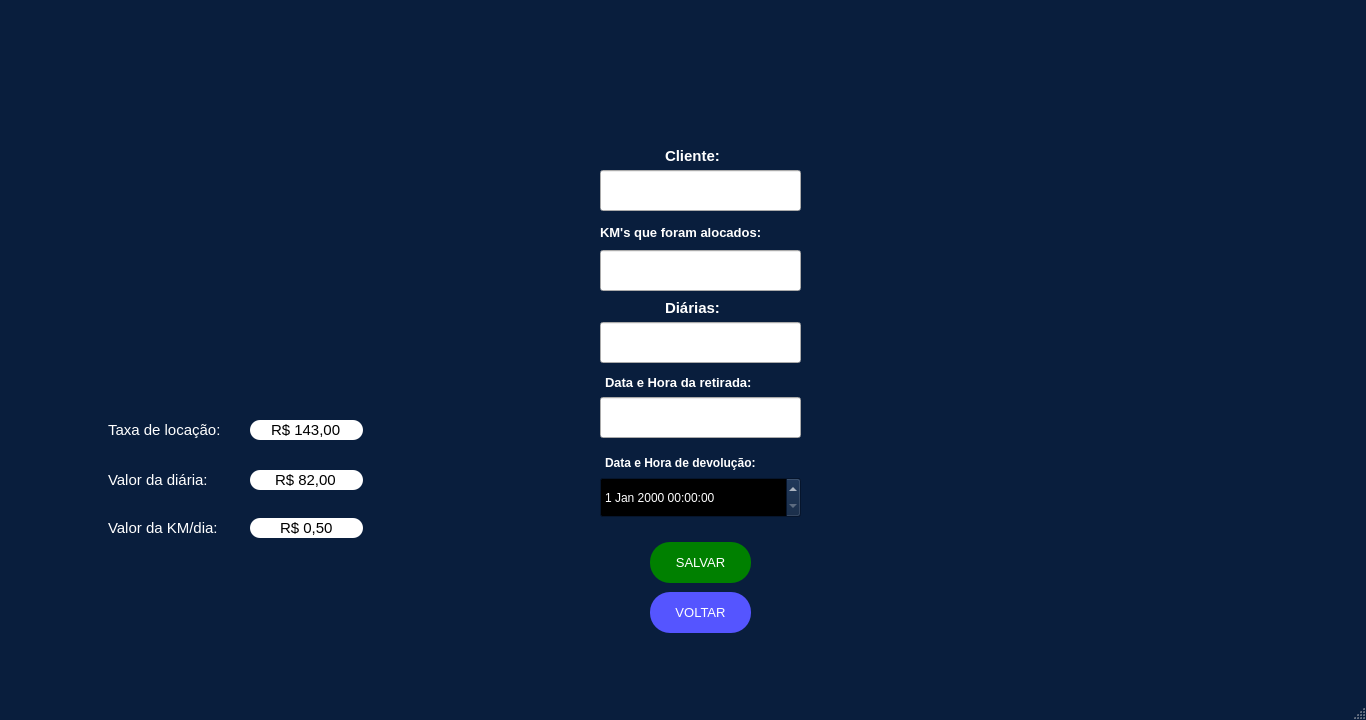
<?xml version="1.0" encoding="UTF-8"?>
<ui version="4.0">
 <class>MainWindow</class>
 <widget class="QMainWindow" name="MainWindow">
  <property name="geometry">
   <rect>
    <x>0</x>
    <y>0</y>
    <width>1366</width>
    <height>720</height>
   </rect>
  </property>
  <property name="minimumSize">
   <size>
    <width>1366</width>
    <height>720</height>
   </size>
  </property>
  <property name="maximumSize">
   <size>
    <width>1366</width>
    <height>720</height>
   </size>
  </property>
  <property name="palette">
   <palette>
    <active>
     <colorrole role="WindowText">
      <brush brushstyle="SolidPattern">
       <color alpha="255">
        <red>255</red>
        <green>255</green>
        <blue>255</blue>
       </color>
      </brush>
     </colorrole>
     <colorrole role="Button">
      <brush brushstyle="SolidPattern">
       <color alpha="255">
        <red>9</red>
        <green>30</green>
        <blue>61</blue>
       </color>
      </brush>
     </colorrole>
     <colorrole role="Light">
      <brush brushstyle="SolidPattern">
       <color alpha="255">
        <red>13</red>
        <green>45</green>
        <blue>91</blue>
       </color>
      </brush>
     </colorrole>
     <colorrole role="Midlight">
      <brush brushstyle="SolidPattern">
       <color alpha="255">
        <red>11</red>
        <green>37</green>
        <blue>76</blue>
       </color>
      </brush>
     </colorrole>
     <colorrole role="Dark">
      <brush brushstyle="SolidPattern">
       <color alpha="255">
        <red>4</red>
        <green>15</green>
        <blue>30</blue>
       </color>
      </brush>
     </colorrole>
     <colorrole role="Mid">
      <brush brushstyle="SolidPattern">
       <color alpha="255">
        <red>6</red>
        <green>20</green>
        <blue>41</blue>
       </color>
      </brush>
     </colorrole>
     <colorrole role="Text">
      <brush brushstyle="SolidPattern">
       <color alpha="255">
        <red>255</red>
        <green>255</green>
        <blue>255</blue>
       </color>
      </brush>
     </colorrole>
     <colorrole role="BrightText">
      <brush brushstyle="SolidPattern">
       <color alpha="255">
        <red>255</red>
        <green>255</green>
        <blue>255</blue>
       </color>
      </brush>
     </colorrole>
     <colorrole role="ButtonText">
      <brush brushstyle="SolidPattern">
       <color alpha="255">
        <red>255</red>
        <green>255</green>
        <blue>255</blue>
       </color>
      </brush>
     </colorrole>
     <colorrole role="Base">
      <brush brushstyle="SolidPattern">
       <color alpha="255">
        <red>0</red>
        <green>0</green>
        <blue>0</blue>
       </color>
      </brush>
     </colorrole>
     <colorrole role="Window">
      <brush brushstyle="SolidPattern">
       <color alpha="255">
        <red>9</red>
        <green>30</green>
        <blue>61</blue>
       </color>
      </brush>
     </colorrole>
     <colorrole role="Shadow">
      <brush brushstyle="SolidPattern">
       <color alpha="255">
        <red>0</red>
        <green>0</green>
        <blue>0</blue>
       </color>
      </brush>
     </colorrole>
     <colorrole role="AlternateBase">
      <brush brushstyle="SolidPattern">
       <color alpha="255">
        <red>4</red>
        <green>15</green>
        <blue>30</blue>
       </color>
      </brush>
     </colorrole>
     <colorrole role="ToolTipBase">
      <brush brushstyle="SolidPattern">
       <color alpha="255">
        <red>255</red>
        <green>255</green>
        <blue>220</blue>
       </color>
      </brush>
     </colorrole>
     <colorrole role="ToolTipText">
      <brush brushstyle="SolidPattern">
       <color alpha="255">
        <red>0</red>
        <green>0</green>
        <blue>0</blue>
       </color>
      </brush>
     </colorrole>
     <colorrole role="PlaceholderText">
      <brush brushstyle="SolidPattern">
       <color alpha="128">
        <red>255</red>
        <green>255</green>
        <blue>255</blue>
       </color>
      </brush>
     </colorrole>
    </active>
    <inactive>
     <colorrole role="WindowText">
      <brush brushstyle="SolidPattern">
       <color alpha="255">
        <red>255</red>
        <green>255</green>
        <blue>255</blue>
       </color>
      </brush>
     </colorrole>
     <colorrole role="Button">
      <brush brushstyle="SolidPattern">
       <color alpha="255">
        <red>9</red>
        <green>30</green>
        <blue>61</blue>
       </color>
      </brush>
     </colorrole>
     <colorrole role="Light">
      <brush brushstyle="SolidPattern">
       <color alpha="255">
        <red>13</red>
        <green>45</green>
        <blue>91</blue>
       </color>
      </brush>
     </colorrole>
     <colorrole role="Midlight">
      <brush brushstyle="SolidPattern">
       <color alpha="255">
        <red>11</red>
        <green>37</green>
        <blue>76</blue>
       </color>
      </brush>
     </colorrole>
     <colorrole role="Dark">
      <brush brushstyle="SolidPattern">
       <color alpha="255">
        <red>4</red>
        <green>15</green>
        <blue>30</blue>
       </color>
      </brush>
     </colorrole>
     <colorrole role="Mid">
      <brush brushstyle="SolidPattern">
       <color alpha="255">
        <red>6</red>
        <green>20</green>
        <blue>41</blue>
       </color>
      </brush>
     </colorrole>
     <colorrole role="Text">
      <brush brushstyle="SolidPattern">
       <color alpha="255">
        <red>255</red>
        <green>255</green>
        <blue>255</blue>
       </color>
      </brush>
     </colorrole>
     <colorrole role="BrightText">
      <brush brushstyle="SolidPattern">
       <color alpha="255">
        <red>255</red>
        <green>255</green>
        <blue>255</blue>
       </color>
      </brush>
     </colorrole>
     <colorrole role="ButtonText">
      <brush brushstyle="SolidPattern">
       <color alpha="255">
        <red>255</red>
        <green>255</green>
        <blue>255</blue>
       </color>
      </brush>
     </colorrole>
     <colorrole role="Base">
      <brush brushstyle="SolidPattern">
       <color alpha="255">
        <red>0</red>
        <green>0</green>
        <blue>0</blue>
       </color>
      </brush>
     </colorrole>
     <colorrole role="Window">
      <brush brushstyle="SolidPattern">
       <color alpha="255">
        <red>9</red>
        <green>30</green>
        <blue>61</blue>
       </color>
      </brush>
     </colorrole>
     <colorrole role="Shadow">
      <brush brushstyle="SolidPattern">
       <color alpha="255">
        <red>0</red>
        <green>0</green>
        <blue>0</blue>
       </color>
      </brush>
     </colorrole>
     <colorrole role="AlternateBase">
      <brush brushstyle="SolidPattern">
       <color alpha="255">
        <red>4</red>
        <green>15</green>
        <blue>30</blue>
       </color>
      </brush>
     </colorrole>
     <colorrole role="ToolTipBase">
      <brush brushstyle="SolidPattern">
       <color alpha="255">
        <red>255</red>
        <green>255</green>
        <blue>220</blue>
       </color>
      </brush>
     </colorrole>
     <colorrole role="ToolTipText">
      <brush brushstyle="SolidPattern">
       <color alpha="255">
        <red>0</red>
        <green>0</green>
        <blue>0</blue>
       </color>
      </brush>
     </colorrole>
     <colorrole role="PlaceholderText">
      <brush brushstyle="SolidPattern">
       <color alpha="128">
        <red>255</red>
        <green>255</green>
        <blue>255</blue>
       </color>
      </brush>
     </colorrole>
    </inactive>
    <disabled>
     <colorrole role="WindowText">
      <brush brushstyle="SolidPattern">
       <color alpha="255">
        <red>4</red>
        <green>15</green>
        <blue>30</blue>
       </color>
      </brush>
     </colorrole>
     <colorrole role="Button">
      <brush brushstyle="SolidPattern">
       <color alpha="255">
        <red>9</red>
        <green>30</green>
        <blue>61</blue>
       </color>
      </brush>
     </colorrole>
     <colorrole role="Light">
      <brush brushstyle="SolidPattern">
       <color alpha="255">
        <red>13</red>
        <green>45</green>
        <blue>91</blue>
       </color>
      </brush>
     </colorrole>
     <colorrole role="Midlight">
      <brush brushstyle="SolidPattern">
       <color alpha="255">
        <red>11</red>
        <green>37</green>
        <blue>76</blue>
       </color>
      </brush>
     </colorrole>
     <colorrole role="Dark">
      <brush brushstyle="SolidPattern">
       <color alpha="255">
        <red>4</red>
        <green>15</green>
        <blue>30</blue>
       </color>
      </brush>
     </colorrole>
     <colorrole role="Mid">
      <brush brushstyle="SolidPattern">
       <color alpha="255">
        <red>6</red>
        <green>20</green>
        <blue>41</blue>
       </color>
      </brush>
     </colorrole>
     <colorrole role="Text">
      <brush brushstyle="SolidPattern">
       <color alpha="255">
        <red>4</red>
        <green>15</green>
        <blue>30</blue>
       </color>
      </brush>
     </colorrole>
     <colorrole role="BrightText">
      <brush brushstyle="SolidPattern">
       <color alpha="255">
        <red>255</red>
        <green>255</green>
        <blue>255</blue>
       </color>
      </brush>
     </colorrole>
     <colorrole role="ButtonText">
      <brush brushstyle="SolidPattern">
       <color alpha="255">
        <red>4</red>
        <green>15</green>
        <blue>30</blue>
       </color>
      </brush>
     </colorrole>
     <colorrole role="Base">
      <brush brushstyle="SolidPattern">
       <color alpha="255">
        <red>9</red>
        <green>30</green>
        <blue>61</blue>
       </color>
      </brush>
     </colorrole>
     <colorrole role="Window">
      <brush brushstyle="SolidPattern">
       <color alpha="255">
        <red>9</red>
        <green>30</green>
        <blue>61</blue>
       </color>
      </brush>
     </colorrole>
     <colorrole role="Shadow">
      <brush brushstyle="SolidPattern">
       <color alpha="255">
        <red>0</red>
        <green>0</green>
        <blue>0</blue>
       </color>
      </brush>
     </colorrole>
     <colorrole role="AlternateBase">
      <brush brushstyle="SolidPattern">
       <color alpha="255">
        <red>9</red>
        <green>30</green>
        <blue>61</blue>
       </color>
      </brush>
     </colorrole>
     <colorrole role="ToolTipBase">
      <brush brushstyle="SolidPattern">
       <color alpha="255">
        <red>255</red>
        <green>255</green>
        <blue>220</blue>
       </color>
      </brush>
     </colorrole>
     <colorrole role="ToolTipText">
      <brush brushstyle="SolidPattern">
       <color alpha="255">
        <red>0</red>
        <green>0</green>
        <blue>0</blue>
       </color>
      </brush>
     </colorrole>
     <colorrole role="PlaceholderText">
      <brush brushstyle="SolidPattern">
       <color alpha="128">
        <red>255</red>
        <green>255</green>
        <blue>255</blue>
       </color>
      </brush>
     </colorrole>
    </disabled>
   </palette>
  </property>
  <property name="windowTitle">
   <string>Long Drive</string>
  </property>
  <property name="windowIcon">
   <iconset>
    <normaloff>../Logos/LOGO4.png</normaloff>../Logos/LOGO4.png</iconset>
  </property>
  <property name="layoutDirection">
   <enum>Qt::LeftToRight</enum>
  </property>
  <widget class="QWidget" name="centralwidget">
   <widget class="QPushButton" name="argot2">
    <property name="geometry">
     <rect>
      <x>40</x>
      <y>20</y>
      <width>501</width>
      <height>311</height>
     </rect>
    </property>
    <property name="palette">
     <palette>
      <active>
       <colorrole role="WindowText">
        <brush brushstyle="SolidPattern">
         <color alpha="255">
          <red>170</red>
          <green>85</green>
          <blue>0</blue>
         </color>
        </brush>
       </colorrole>
       <colorrole role="Text">
        <brush brushstyle="SolidPattern">
         <color alpha="255">
          <red>0</red>
          <green>0</green>
          <blue>0</blue>
         </color>
        </brush>
       </colorrole>
       <colorrole role="BrightText">
        <brush brushstyle="SolidPattern">
         <color alpha="255">
          <red>203</red>
          <green>255</green>
          <blue>80</blue>
         </color>
        </brush>
       </colorrole>
       <colorrole role="ButtonText">
        <brush brushstyle="SolidPattern">
         <color alpha="255">
          <red>57</red>
          <green>87</green>
          <blue>255</blue>
         </color>
        </brush>
       </colorrole>
       <colorrole role="ToolTipBase">
        <brush brushstyle="SolidPattern">
         <color alpha="255">
          <red>255</red>
          <green>255</green>
          <blue>0</blue>
         </color>
        </brush>
       </colorrole>
       <colorrole role="PlaceholderText">
        <brush brushstyle="SolidPattern">
         <color alpha="128">
          <red>0</red>
          <green>0</green>
          <blue>0</blue>
         </color>
        </brush>
       </colorrole>
      </active>
      <inactive>
       <colorrole role="WindowText">
        <brush brushstyle="SolidPattern">
         <color alpha="255">
          <red>170</red>
          <green>85</green>
          <blue>0</blue>
         </color>
        </brush>
       </colorrole>
       <colorrole role="Text">
        <brush brushstyle="SolidPattern">
         <color alpha="255">
          <red>0</red>
          <green>0</green>
          <blue>0</blue>
         </color>
        </brush>
       </colorrole>
       <colorrole role="BrightText">
        <brush brushstyle="SolidPattern">
         <color alpha="255">
          <red>203</red>
          <green>255</green>
          <blue>80</blue>
         </color>
        </brush>
       </colorrole>
       <colorrole role="ButtonText">
        <brush brushstyle="SolidPattern">
         <color alpha="255">
          <red>57</red>
          <green>87</green>
          <blue>255</blue>
         </color>
        </brush>
       </colorrole>
       <colorrole role="ToolTipBase">
        <brush brushstyle="SolidPattern">
         <color alpha="255">
          <red>255</red>
          <green>255</green>
          <blue>0</blue>
         </color>
        </brush>
       </colorrole>
       <colorrole role="PlaceholderText">
        <brush brushstyle="SolidPattern">
         <color alpha="128">
          <red>0</red>
          <green>0</green>
          <blue>0</blue>
         </color>
        </brush>
       </colorrole>
      </inactive>
      <disabled>
       <colorrole role="WindowText">
        <brush brushstyle="SolidPattern">
         <color alpha="255">
          <red>4</red>
          <green>15</green>
          <blue>30</blue>
         </color>
        </brush>
       </colorrole>
       <colorrole role="Text">
        <brush brushstyle="SolidPattern">
         <color alpha="255">
          <red>120</red>
          <green>120</green>
          <blue>120</blue>
         </color>
        </brush>
       </colorrole>
       <colorrole role="BrightText">
        <brush brushstyle="SolidPattern">
         <color alpha="255">
          <red>203</red>
          <green>255</green>
          <blue>80</blue>
         </color>
        </brush>
       </colorrole>
       <colorrole role="ButtonText">
        <brush brushstyle="SolidPattern">
         <color alpha="255">
          <red>120</red>
          <green>120</green>
          <blue>120</blue>
         </color>
        </brush>
       </colorrole>
       <colorrole role="ToolTipBase">
        <brush brushstyle="SolidPattern">
         <color alpha="255">
          <red>255</red>
          <green>255</green>
          <blue>0</blue>
         </color>
        </brush>
       </colorrole>
       <colorrole role="PlaceholderText">
        <brush brushstyle="SolidPattern">
         <color alpha="128">
          <red>0</red>
          <green>0</green>
          <blue>0</blue>
         </color>
        </brush>
       </colorrole>
      </disabled>
     </palette>
    </property>
    <property name="font">
     <font>
      <family>Arial</family>
      <weight>75</weight>
      <bold>true</bold>
     </font>
    </property>
    <property name="contextMenuPolicy">
     <enum>Qt::CustomContextMenu</enum>
    </property>
    <property name="text">
     <string/>
    </property>
    <property name="icon">
     <iconset>
      <normaloff>../Imagens/3-Argo(T2).png</normaloff>../Imagens/3-Argo(T2).png</iconset>
    </property>
    <property name="iconSize">
     <size>
      <width>492</width>
      <height>456</height>
     </size>
    </property>
    <property name="checkable">
     <bool>false</bool>
    </property>
    <property name="autoRepeat">
     <bool>false</bool>
    </property>
    <property name="autoExclusive">
     <bool>false</bool>
    </property>
    <property name="autoDefault">
     <bool>false</bool>
    </property>
    <property name="default">
     <bool>false</bool>
    </property>
    <property name="flat">
     <bool>true</bool>
    </property>
   </widget>
   <widget class="QLabel" name="logoT2">
    <property name="enabled">
     <bool>true</bool>
    </property>
    <property name="geometry">
     <rect>
      <x>1110</x>
      <y>530</y>
      <width>231</width>
      <height>231</height>
     </rect>
    </property>
    <property name="toolTip">
     <string>&lt;html&gt;&lt;head/&gt;&lt;body&gt;&lt;p align=&quot;center&quot;&gt;&lt;br/&gt;&lt;/p&gt;&lt;/body&gt;&lt;/html&gt;</string>
    </property>
    <property name="whatsThis">
     <string>&lt;html&gt;&lt;head/&gt;&lt;body&gt;&lt;p align=&quot;center&quot;&gt;&lt;br/&gt;&lt;/p&gt;&lt;/body&gt;&lt;/html&gt;</string>
    </property>
    <property name="autoFillBackground">
     <bool>false</bool>
    </property>
    <property name="styleSheet">
     <string notr="true"/>
    </property>
    <property name="text">
     <string/>
    </property>
    <property name="pixmap">
     <pixmap>../Logos/LOGO2.png</pixmap>
    </property>
    <property name="scaledContents">
     <bool>true</bool>
    </property>
    <property name="wordWrap">
     <bool>false</bool>
    </property>
   </widget>
   <widget class="QDateTimeEdit" name="data_devolucao">
    <property name="geometry">
     <rect>
      <x>600</x>
      <y>477</y>
      <width>201</width>
      <height>41</height>
     </rect>
    </property>
    <property name="styleSheet">
     <string notr="true">QDateTime{rgb(0, 0, 0)}</string>
    </property>
   </widget>
   <widget class="QLineEdit" name="nome_cliente">
    <property name="geometry">
     <rect>
      <x>600</x>
      <y>170</y>
      <width>201</width>
      <height>41</height>
     </rect>
    </property>
    <property name="styleSheet">
     <string notr="true">color:black;
</string>
    </property>
    <property name="inputMask">
     <string/>
    </property>
   </widget>
   <widget class="QLineEdit" name="diariaspace6">
    <property name="geometry">
     <rect>
      <x>600</x>
      <y>322</y>
      <width>201</width>
      <height>41</height>
     </rect>
    </property>
    <property name="font">
     <font>
      <pointsize>8</pointsize>
     </font>
    </property>
    <property name="styleSheet">
     <string notr="true">color:black;</string>
    </property>
   </widget>
   <widget class="QLabel" name="datade_2">
    <property name="geometry">
     <rect>
      <x>605</x>
      <y>437</y>
      <width>191</width>
      <height>51</height>
     </rect>
    </property>
    <property name="font">
     <font>
      <family>Arial</family>
      <pointsize>9</pointsize>
      <weight>75</weight>
      <bold>true</bold>
     </font>
    </property>
    <property name="text">
     <string>Data e Hora de devolução:</string>
    </property>
   </widget>
   <widget class="QLineEdit" name="data_retirada">
    <property name="geometry">
     <rect>
      <x>600</x>
      <y>397</y>
      <width>201</width>
      <height>41</height>
     </rect>
    </property>
    <property name="styleSheet">
     <string notr="true">color:black;</string>
    </property>
   </widget>
   <widget class="QLabel" name="datare_2">
    <property name="geometry">
     <rect>
      <x>605</x>
      <y>357</y>
      <width>191</width>
      <height>51</height>
     </rect>
    </property>
    <property name="font">
     <font>
      <family>Arial</family>
      <pointsize>10</pointsize>
      <weight>75</weight>
      <bold>true</bold>
     </font>
    </property>
    <property name="text">
     <string>Data e Hora da retirada:</string>
    </property>
   </widget>
   <widget class="QPushButton" name="voltar_10">
    <property name="geometry">
     <rect>
      <x>650</x>
      <y>592</y>
      <width>101</width>
      <height>41</height>
     </rect>
    </property>
    <property name="palette">
     <palette>
      <active>
       <colorrole role="WindowText">
        <brush brushstyle="SolidPattern">
         <color alpha="255">
          <red>255</red>
          <green>255</green>
          <blue>255</blue>
         </color>
        </brush>
       </colorrole>
       <colorrole role="Button">
        <brush brushstyle="SolidPattern">
         <color alpha="255">
          <red>85</red>
          <green>85</green>
          <blue>255</blue>
         </color>
        </brush>
       </colorrole>
       <colorrole role="Text">
        <brush brushstyle="SolidPattern">
         <color alpha="255">
          <red>255</red>
          <green>255</green>
          <blue>255</blue>
         </color>
        </brush>
       </colorrole>
       <colorrole role="BrightText">
        <brush brushstyle="SolidPattern">
         <color alpha="255">
          <red>203</red>
          <green>255</green>
          <blue>80</blue>
         </color>
        </brush>
       </colorrole>
       <colorrole role="ButtonText">
        <brush brushstyle="SolidPattern">
         <color alpha="255">
          <red>255</red>
          <green>255</green>
          <blue>255</blue>
         </color>
        </brush>
       </colorrole>
       <colorrole role="Base">
        <brush brushstyle="SolidPattern">
         <color alpha="255">
          <red>85</red>
          <green>85</green>
          <blue>255</blue>
         </color>
        </brush>
       </colorrole>
       <colorrole role="Window">
        <brush brushstyle="SolidPattern">
         <color alpha="255">
          <red>85</red>
          <green>85</green>
          <blue>255</blue>
         </color>
        </brush>
       </colorrole>
       <colorrole role="ToolTipBase">
        <brush brushstyle="SolidPattern">
         <color alpha="255">
          <red>255</red>
          <green>255</green>
          <blue>0</blue>
         </color>
        </brush>
       </colorrole>
       <colorrole role="PlaceholderText">
        <brush brushstyle="SolidPattern">
         <color alpha="128">
          <red>0</red>
          <green>0</green>
          <blue>0</blue>
         </color>
        </brush>
       </colorrole>
      </active>
      <inactive>
       <colorrole role="WindowText">
        <brush brushstyle="SolidPattern">
         <color alpha="255">
          <red>255</red>
          <green>255</green>
          <blue>255</blue>
         </color>
        </brush>
       </colorrole>
       <colorrole role="Button">
        <brush brushstyle="SolidPattern">
         <color alpha="255">
          <red>85</red>
          <green>85</green>
          <blue>255</blue>
         </color>
        </brush>
       </colorrole>
       <colorrole role="Text">
        <brush brushstyle="SolidPattern">
         <color alpha="255">
          <red>255</red>
          <green>255</green>
          <blue>255</blue>
         </color>
        </brush>
       </colorrole>
       <colorrole role="BrightText">
        <brush brushstyle="SolidPattern">
         <color alpha="255">
          <red>203</red>
          <green>255</green>
          <blue>80</blue>
         </color>
        </brush>
       </colorrole>
       <colorrole role="ButtonText">
        <brush brushstyle="SolidPattern">
         <color alpha="255">
          <red>255</red>
          <green>255</green>
          <blue>255</blue>
         </color>
        </brush>
       </colorrole>
       <colorrole role="Base">
        <brush brushstyle="SolidPattern">
         <color alpha="255">
          <red>85</red>
          <green>85</green>
          <blue>255</blue>
         </color>
        </brush>
       </colorrole>
       <colorrole role="Window">
        <brush brushstyle="SolidPattern">
         <color alpha="255">
          <red>85</red>
          <green>85</green>
          <blue>255</blue>
         </color>
        </brush>
       </colorrole>
       <colorrole role="ToolTipBase">
        <brush brushstyle="SolidPattern">
         <color alpha="255">
          <red>255</red>
          <green>255</green>
          <blue>0</blue>
         </color>
        </brush>
       </colorrole>
       <colorrole role="PlaceholderText">
        <brush brushstyle="SolidPattern">
         <color alpha="128">
          <red>0</red>
          <green>0</green>
          <blue>0</blue>
         </color>
        </brush>
       </colorrole>
      </inactive>
      <disabled>
       <colorrole role="WindowText">
        <brush brushstyle="SolidPattern">
         <color alpha="255">
          <red>255</red>
          <green>255</green>
          <blue>255</blue>
         </color>
        </brush>
       </colorrole>
       <colorrole role="Button">
        <brush brushstyle="SolidPattern">
         <color alpha="255">
          <red>85</red>
          <green>85</green>
          <blue>255</blue>
         </color>
        </brush>
       </colorrole>
       <colorrole role="Text">
        <brush brushstyle="SolidPattern">
         <color alpha="255">
          <red>255</red>
          <green>255</green>
          <blue>255</blue>
         </color>
        </brush>
       </colorrole>
       <colorrole role="BrightText">
        <brush brushstyle="SolidPattern">
         <color alpha="255">
          <red>203</red>
          <green>255</green>
          <blue>80</blue>
         </color>
        </brush>
       </colorrole>
       <colorrole role="ButtonText">
        <brush brushstyle="SolidPattern">
         <color alpha="255">
          <red>255</red>
          <green>255</green>
          <blue>255</blue>
         </color>
        </brush>
       </colorrole>
       <colorrole role="Base">
        <brush brushstyle="SolidPattern">
         <color alpha="255">
          <red>85</red>
          <green>85</green>
          <blue>255</blue>
         </color>
        </brush>
       </colorrole>
       <colorrole role="Window">
        <brush brushstyle="SolidPattern">
         <color alpha="255">
          <red>85</red>
          <green>85</green>
          <blue>255</blue>
         </color>
        </brush>
       </colorrole>
       <colorrole role="ToolTipBase">
        <brush brushstyle="SolidPattern">
         <color alpha="255">
          <red>255</red>
          <green>255</green>
          <blue>0</blue>
         </color>
        </brush>
       </colorrole>
       <colorrole role="PlaceholderText">
        <brush brushstyle="SolidPattern">
         <color alpha="128">
          <red>0</red>
          <green>0</green>
          <blue>0</blue>
         </color>
        </brush>
       </colorrole>
      </disabled>
     </palette>
    </property>
    <property name="font">
     <font>
      <family>Arial</family>
      <pointsize>10</pointsize>
      <weight>9</weight>
      <italic>false</italic>
      <bold>false</bold>
     </font>
    </property>
    <property name="contextMenuPolicy">
     <enum>Qt::CustomContextMenu</enum>
    </property>
    <property name="styleSheet">
     <string notr="true">QPushButton{
	color:white;
	border-radius:20px;
	background-color: rgb(85, 85, 255);
	font: 75 10pt &quot;Arial&quot;;
}
QPushButton:hover{
	background-color: rgb(10, 10, 127);
}</string>
    </property>
    <property name="text">
     <string>VOLTAR</string>
    </property>
    <property name="iconSize">
     <size>
      <width>93</width>
      <height>100</height>
     </size>
    </property>
    <property name="checkable">
     <bool>false</bool>
    </property>
    <property name="autoRepeat">
     <bool>false</bool>
    </property>
    <property name="autoExclusive">
     <bool>false</bool>
    </property>
    <property name="autoDefault">
     <bool>false</bool>
    </property>
    <property name="default">
     <bool>false</bool>
    </property>
    <property name="flat">
     <bool>true</bool>
    </property>
   </widget>
   <widget class="QLabel" name="datacli1_2">
    <property name="geometry">
     <rect>
      <x>665</x>
      <y>140</y>
      <width>71</width>
      <height>31</height>
     </rect>
    </property>
    <property name="font">
     <font>
      <family>Arial</family>
      <pointsize>11</pointsize>
      <weight>75</weight>
      <bold>true</bold>
     </font>
    </property>
    <property name="text">
     <string>Cliente:</string>
    </property>
   </widget>
   <widget class="QLabel" name="diarias6">
    <property name="geometry">
     <rect>
      <x>665</x>
      <y>282</y>
      <width>71</width>
      <height>51</height>
     </rect>
    </property>
    <property name="font">
     <font>
      <family>Arial</family>
      <pointsize>11</pointsize>
      <weight>75</weight>
      <bold>true</bold>
     </font>
    </property>
    <property name="text">
     <string>Diárias:</string>
    </property>
   </widget>
   <widget class="QPushButton" name="devolver">
    <property name="geometry">
     <rect>
      <x>650</x>
      <y>542</y>
      <width>101</width>
      <height>41</height>
     </rect>
    </property>
    <property name="palette">
     <palette>
      <active>
       <colorrole role="WindowText">
        <brush brushstyle="SolidPattern">
         <color alpha="255">
          <red>255</red>
          <green>255</green>
          <blue>255</blue>
         </color>
        </brush>
       </colorrole>
       <colorrole role="Button">
        <brush brushstyle="SolidPattern">
         <color alpha="255">
          <red>0</red>
          <green>128</green>
          <blue>0</blue>
         </color>
        </brush>
       </colorrole>
       <colorrole role="Text">
        <brush brushstyle="SolidPattern">
         <color alpha="255">
          <red>255</red>
          <green>255</green>
          <blue>255</blue>
         </color>
        </brush>
       </colorrole>
       <colorrole role="BrightText">
        <brush brushstyle="SolidPattern">
         <color alpha="255">
          <red>203</red>
          <green>255</green>
          <blue>80</blue>
         </color>
        </brush>
       </colorrole>
       <colorrole role="ButtonText">
        <brush brushstyle="SolidPattern">
         <color alpha="255">
          <red>255</red>
          <green>255</green>
          <blue>255</blue>
         </color>
        </brush>
       </colorrole>
       <colorrole role="Base">
        <brush brushstyle="SolidPattern">
         <color alpha="255">
          <red>0</red>
          <green>128</green>
          <blue>0</blue>
         </color>
        </brush>
       </colorrole>
       <colorrole role="Window">
        <brush brushstyle="SolidPattern">
         <color alpha="255">
          <red>0</red>
          <green>128</green>
          <blue>0</blue>
         </color>
        </brush>
       </colorrole>
       <colorrole role="ToolTipBase">
        <brush brushstyle="SolidPattern">
         <color alpha="255">
          <red>255</red>
          <green>255</green>
          <blue>0</blue>
         </color>
        </brush>
       </colorrole>
       <colorrole role="PlaceholderText">
        <brush brushstyle="SolidPattern">
         <color alpha="128">
          <red>0</red>
          <green>0</green>
          <blue>0</blue>
         </color>
        </brush>
       </colorrole>
      </active>
      <inactive>
       <colorrole role="WindowText">
        <brush brushstyle="SolidPattern">
         <color alpha="255">
          <red>255</red>
          <green>255</green>
          <blue>255</blue>
         </color>
        </brush>
       </colorrole>
       <colorrole role="Button">
        <brush brushstyle="SolidPattern">
         <color alpha="255">
          <red>0</red>
          <green>128</green>
          <blue>0</blue>
         </color>
        </brush>
       </colorrole>
       <colorrole role="Text">
        <brush brushstyle="SolidPattern">
         <color alpha="255">
          <red>255</red>
          <green>255</green>
          <blue>255</blue>
         </color>
        </brush>
       </colorrole>
       <colorrole role="BrightText">
        <brush brushstyle="SolidPattern">
         <color alpha="255">
          <red>203</red>
          <green>255</green>
          <blue>80</blue>
         </color>
        </brush>
       </colorrole>
       <colorrole role="ButtonText">
        <brush brushstyle="SolidPattern">
         <color alpha="255">
          <red>255</red>
          <green>255</green>
          <blue>255</blue>
         </color>
        </brush>
       </colorrole>
       <colorrole role="Base">
        <brush brushstyle="SolidPattern">
         <color alpha="255">
          <red>0</red>
          <green>128</green>
          <blue>0</blue>
         </color>
        </brush>
       </colorrole>
       <colorrole role="Window">
        <brush brushstyle="SolidPattern">
         <color alpha="255">
          <red>0</red>
          <green>128</green>
          <blue>0</blue>
         </color>
        </brush>
       </colorrole>
       <colorrole role="ToolTipBase">
        <brush brushstyle="SolidPattern">
         <color alpha="255">
          <red>255</red>
          <green>255</green>
          <blue>0</blue>
         </color>
        </brush>
       </colorrole>
       <colorrole role="PlaceholderText">
        <brush brushstyle="SolidPattern">
         <color alpha="128">
          <red>0</red>
          <green>0</green>
          <blue>0</blue>
         </color>
        </brush>
       </colorrole>
      </inactive>
      <disabled>
       <colorrole role="WindowText">
        <brush brushstyle="SolidPattern">
         <color alpha="255">
          <red>255</red>
          <green>255</green>
          <blue>255</blue>
         </color>
        </brush>
       </colorrole>
       <colorrole role="Button">
        <brush brushstyle="SolidPattern">
         <color alpha="255">
          <red>0</red>
          <green>128</green>
          <blue>0</blue>
         </color>
        </brush>
       </colorrole>
       <colorrole role="Text">
        <brush brushstyle="SolidPattern">
         <color alpha="255">
          <red>255</red>
          <green>255</green>
          <blue>255</blue>
         </color>
        </brush>
       </colorrole>
       <colorrole role="BrightText">
        <brush brushstyle="SolidPattern">
         <color alpha="255">
          <red>203</red>
          <green>255</green>
          <blue>80</blue>
         </color>
        </brush>
       </colorrole>
       <colorrole role="ButtonText">
        <brush brushstyle="SolidPattern">
         <color alpha="255">
          <red>255</red>
          <green>255</green>
          <blue>255</blue>
         </color>
        </brush>
       </colorrole>
       <colorrole role="Base">
        <brush brushstyle="SolidPattern">
         <color alpha="255">
          <red>0</red>
          <green>128</green>
          <blue>0</blue>
         </color>
        </brush>
       </colorrole>
       <colorrole role="Window">
        <brush brushstyle="SolidPattern">
         <color alpha="255">
          <red>0</red>
          <green>128</green>
          <blue>0</blue>
         </color>
        </brush>
       </colorrole>
       <colorrole role="ToolTipBase">
        <brush brushstyle="SolidPattern">
         <color alpha="255">
          <red>255</red>
          <green>255</green>
          <blue>0</blue>
         </color>
        </brush>
       </colorrole>
       <colorrole role="PlaceholderText">
        <brush brushstyle="SolidPattern">
         <color alpha="128">
          <red>0</red>
          <green>0</green>
          <blue>0</blue>
         </color>
        </brush>
       </colorrole>
      </disabled>
     </palette>
    </property>
    <property name="font">
     <font>
      <family>Arial</family>
      <pointsize>10</pointsize>
      <weight>9</weight>
      <italic>false</italic>
      <bold>false</bold>
     </font>
    </property>
    <property name="contextMenuPolicy">
     <enum>Qt::CustomContextMenu</enum>
    </property>
    <property name="styleSheet">
     <string notr="true">QPushButton{
	color:white;
	border-radius:20px;
	background-color: #008000;
	font: 75 10pt &quot;Arial&quot;;
}
QPushButton:hover{
	background-color: #005500;
}</string>
    </property>
    <property name="text">
     <string>SALVAR</string>
    </property>
    <property name="iconSize">
     <size>
      <width>93</width>
      <height>100</height>
     </size>
    </property>
    <property name="checkable">
     <bool>false</bool>
    </property>
    <property name="autoRepeat">
     <bool>false</bool>
    </property>
    <property name="autoExclusive">
     <bool>false</bool>
    </property>
    <property name="autoDefault">
     <bool>false</bool>
    </property>
    <property name="default">
     <bool>false</bool>
    </property>
    <property name="flat">
     <bool>true</bool>
    </property>
   </widget>
   <widget class="QLabel" name="kmsalocados">
    <property name="geometry">
     <rect>
      <x>600</x>
      <y>207</y>
      <width>201</width>
      <height>51</height>
     </rect>
    </property>
    <property name="font">
     <font>
      <family>Arial</family>
      <pointsize>10</pointsize>
      <weight>75</weight>
      <bold>true</bold>
     </font>
    </property>
    <property name="text">
     <string>KM's que foram alocados:</string>
    </property>
   </widget>
   <widget class="QLineEdit" name="kmspace">
    <property name="geometry">
     <rect>
      <x>600</x>
      <y>250</y>
      <width>201</width>
      <height>41</height>
     </rect>
    </property>
    <property name="font">
     <font>
      <pointsize>8</pointsize>
     </font>
    </property>
    <property name="styleSheet">
     <string notr="true">color: rgb(0, 0, 0);</string>
    </property>
    <property name="echoMode">
     <enum>QLineEdit::Normal</enum>
    </property>
   </widget>
   <widget class="QLabel" name="label_2">
    <property name="geometry">
     <rect>
      <x>108</x>
      <y>412</y>
      <width>141</width>
      <height>36</height>
     </rect>
    </property>
    <property name="font">
     <font>
      <pointsize>11</pointsize>
     </font>
    </property>
    <property name="text">
     <string>Taxa de locação:</string>
    </property>
   </widget>
   <widget class="QLineEdit" name="lineEdit_2">
    <property name="geometry">
     <rect>
      <x>250</x>
      <y>420</y>
      <width>113</width>
      <height>20</height>
     </rect>
    </property>
    <property name="font">
     <font>
      <pointsize>11</pointsize>
     </font>
    </property>
    <property name="styleSheet">
     <string notr="true">color:black;
border-radius:10px;
</string>
    </property>
    <property name="text">
     <string>R$ 143,00</string>
    </property>
    <property name="alignment">
     <set>Qt::AlignCenter</set>
    </property>
   </widget>
   <widget class="QLabel" name="label_4">
    <property name="geometry">
     <rect>
      <x>108</x>
      <y>462</y>
      <width>141</width>
      <height>36</height>
     </rect>
    </property>
    <property name="font">
     <font>
      <pointsize>11</pointsize>
     </font>
    </property>
    <property name="text">
     <string>Valor da diária:</string>
    </property>
   </widget>
   <widget class="QLineEdit" name="lineEdit_4">
    <property name="geometry">
     <rect>
      <x>250</x>
      <y>518</y>
      <width>113</width>
      <height>20</height>
     </rect>
    </property>
    <property name="font">
     <font>
      <pointsize>11</pointsize>
     </font>
    </property>
    <property name="styleSheet">
     <string notr="true">border-radius:10px;</string>
    </property>
    <property name="text">
     <string>R$ 0,50</string>
    </property>
    <property name="alignment">
     <set>Qt::AlignCenter</set>
    </property>
   </widget>
   <widget class="QLabel" name="label_3">
    <property name="geometry">
     <rect>
      <x>108</x>
      <y>510</y>
      <width>141</width>
      <height>36</height>
     </rect>
    </property>
    <property name="font">
     <font>
      <pointsize>11</pointsize>
     </font>
    </property>
    <property name="text">
     <string>Valor da KM/dia:</string>
    </property>
   </widget>
   <widget class="QLineEdit" name="lineEdit_3">
    <property name="geometry">
     <rect>
      <x>250</x>
      <y>470</y>
      <width>113</width>
      <height>20</height>
     </rect>
    </property>
    <property name="font">
     <font>
      <pointsize>11</pointsize>
     </font>
    </property>
    <property name="styleSheet">
     <string notr="true">color:black;
border-radius:10px;</string>
    </property>
    <property name="text">
     <string>R$ 82,00</string>
    </property>
    <property name="alignment">
     <set>Qt::AlignCenter</set>
    </property>
   </widget>
   <zorder>label_2</zorder>
   <zorder>lineEdit_2</zorder>
   <zorder>argot2</zorder>
   <zorder>logoT2</zorder>
   <zorder>data_devolucao</zorder>
   <zorder>nome_cliente</zorder>
   <zorder>diariaspace6</zorder>
   <zorder>datade_2</zorder>
   <zorder>data_retirada</zorder>
   <zorder>datare_2</zorder>
   <zorder>voltar_10</zorder>
   <zorder>datacli1_2</zorder>
   <zorder>diarias6</zorder>
   <zorder>devolver</zorder>
   <zorder>kmsalocados</zorder>
   <zorder>kmspace</zorder>
   <zorder>label_4</zorder>
   <zorder>lineEdit_4</zorder>
   <zorder>label_3</zorder>
   <zorder>lineEdit_3</zorder>
  </widget>
  <widget class="QStatusBar" name="statusbar"/>
 </widget>
 <resources>
  <include location="../ICONES_QTDESIGNER.qrc"/>
 </resources>
 <connections/>
</ui>
